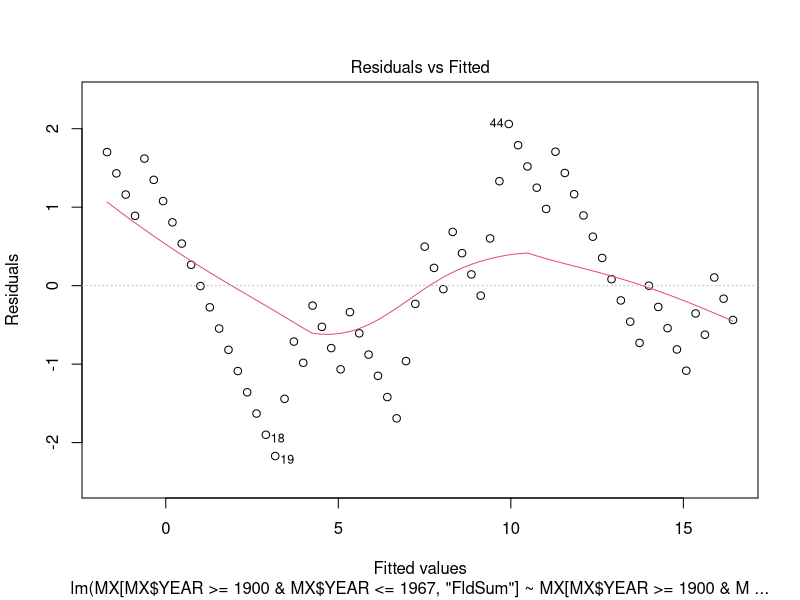
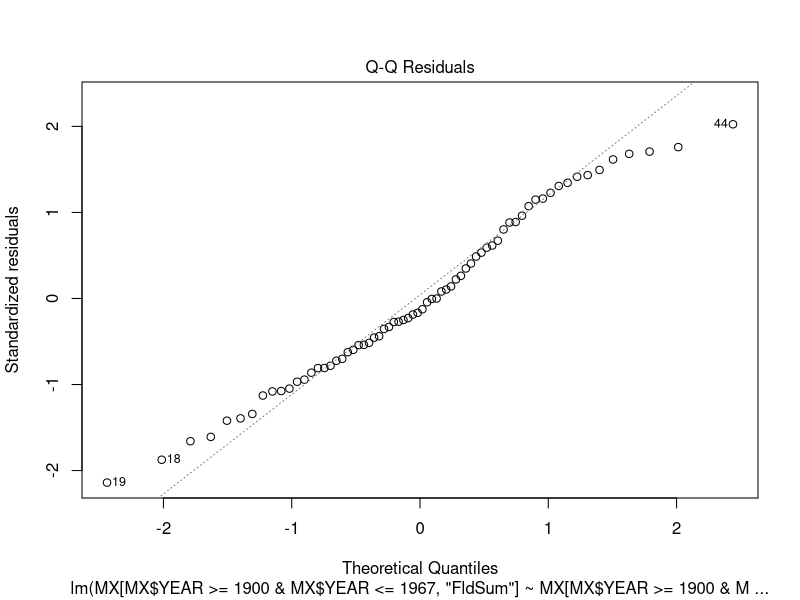
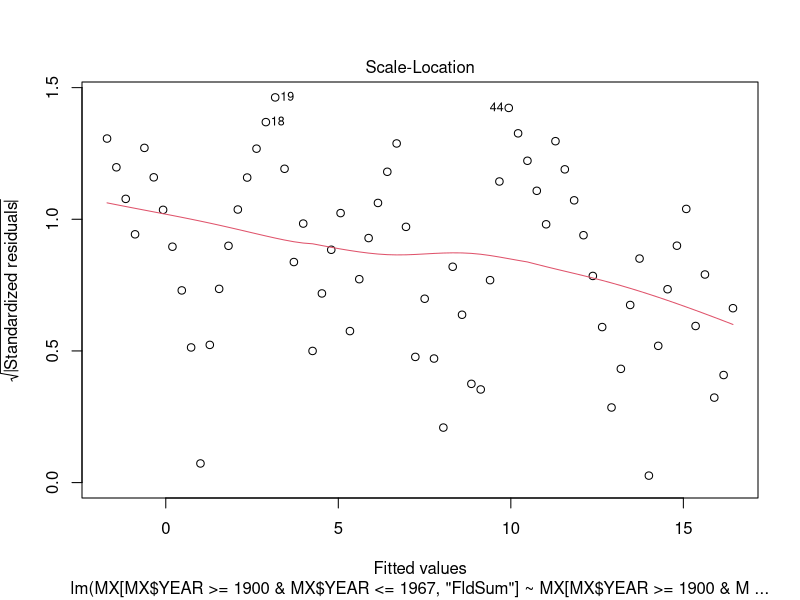
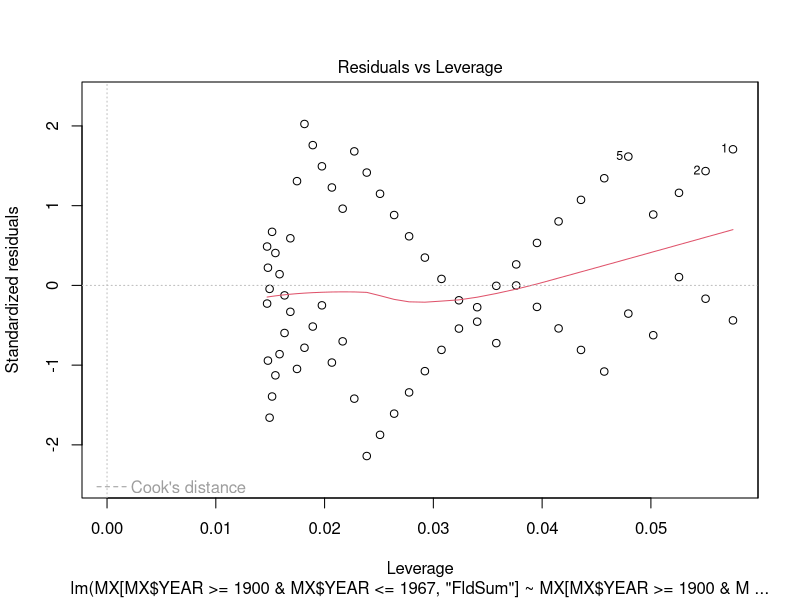
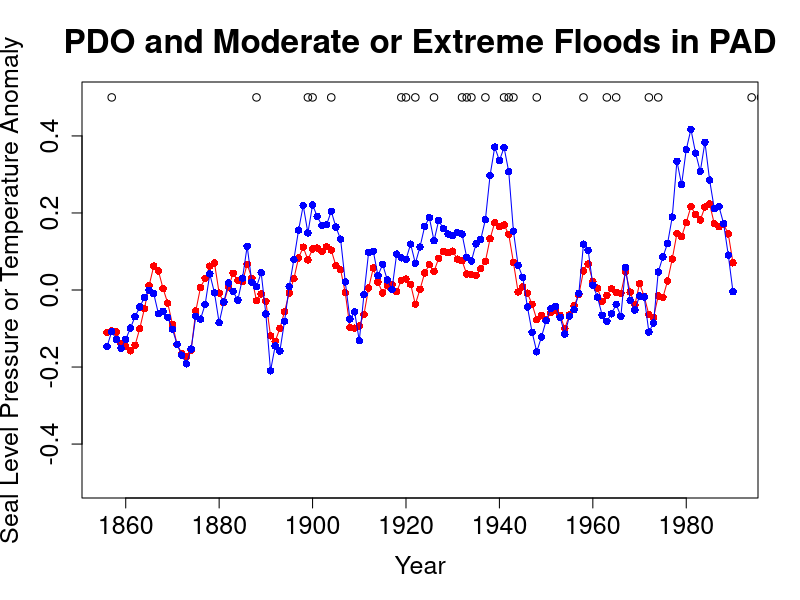
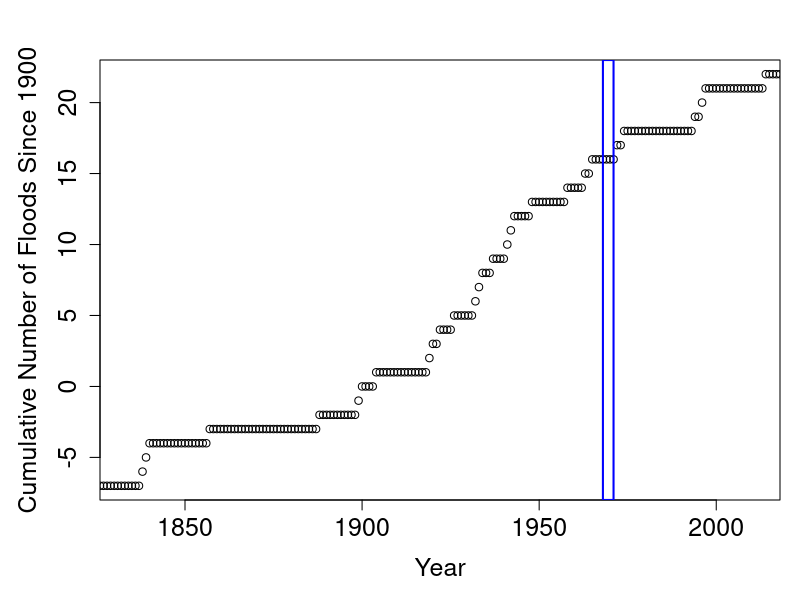
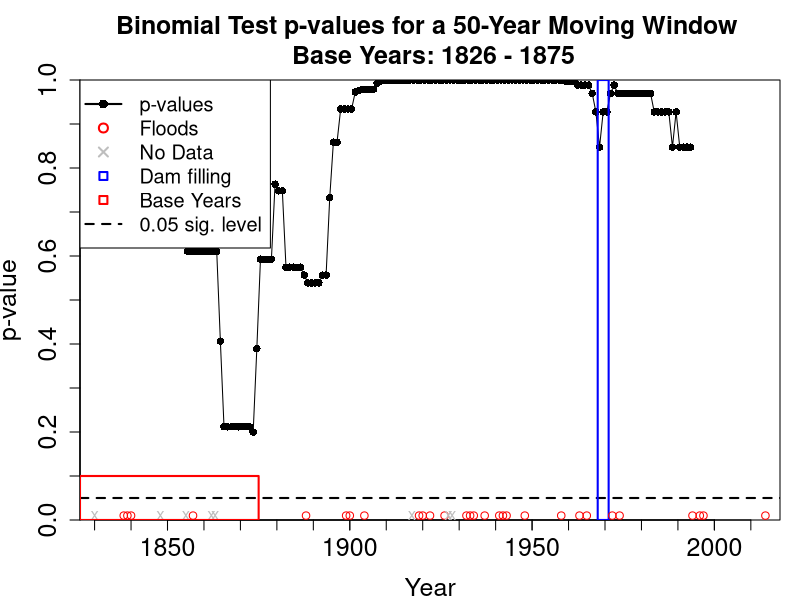
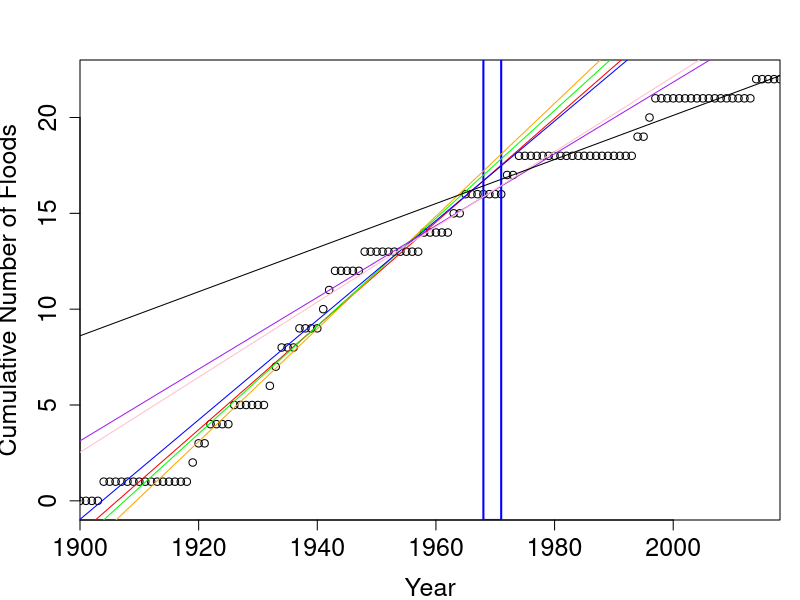

These charts were generated, in order, by the following R code:
#Statistical Analysis for the Comment on Beltaos (2018)
#Code Authors: Jared D. Smith (jds485@cornell.edu)
#            : Jonathan Lamontagne (Jonathan.Lamontagne@tufts.edu)

#Blurb on sections in the code----

#Set working directory----
setwd("C:\\Users\\jsmif\\Documents\\Cornell\\Research\\Publications\\CountRegressionIceJams\\DataAnalysis\\PAD_IceJamFloods")

#Load data----
#All flood data
Floods = read.csv(file = 'FloodData.csv', stringsAsFactors = FALSE)
#Select only moderate (M) and extreme (X) floods (scale values of 2 and 3)
MX = Floods[,c('YEAR', 'Floods23only')]

#FIXME: remove years without flood data? currently using na.rm and is.na to check for NA data (no flood record) years

#Compute cumulative number of floods for replication of Beltaos
MX$FldSum = 0
for (i in 1:nrow(MX)){
  MX$FldSum[i] = sum(MX$Floods23only[seq(1,i,1)], na.rm = TRUE)
}
#Because Beltaos started in 1900, need to adjust the cumulative number by the number observed in 1900
MX$FldSum = MX$FldSum - MX$FldSum[MX$YEAR == 1900]

#FIXME: It seems like Beltos' dataset is different than the one we are working with. Not continuing with this analysis for now.

#Plot of flood data----
png('CumulativeFloods.png', res = 300, units = 'in', width = 6, height = 6)
par(mar = c(5,5,3,1), xaxs = 'i', yaxs = 'i')
plot(MX$YEAR, MX$FldSum, 
     ylim = c(-8,23), xlim = c(MX$YEAR[1], max(MX$YEAR)),
     xlab = 'Year', ylab = 'Cumulative Number of Floods Since 1900',
     cex.axis = 1.5, cex.lab = 1.5)
#Polygon for dam filling years
polygon(x = c(1968, 1968, 1971, 1971), y = c(-8, 23, 23, -8), col = 'blue', density = 0, lwd = 2)
dev.off()

#Pacific Decadal Osciallation indices
#Monthly index for the PDO
PDOi = read.csv('PDO.csv', stringsAsFactors = FALSE)
#Annual sea surface temperature and sea level pressure
PDO_SST_SLP = read.csv('PDO_SLP_SST.csv', stringsAsFactors = FALSE)

#FIXME: Process monthly data to a usable format

#Binomial exact tests----
# Compare to Beltaos' analysis blocks for 1900 - 2017 data----
#Estimate binomial p for the base case of pre-dam in 1968
# Years 1826 - 1967 - All historical pre-dam construction
p1826 = sum(MX[MX$YEAR <= 1967, 'Floods23only'], na.rm = TRUE)/length(which(is.na(MX[MX$YEAR <= 1967, 'Floods23only']) == FALSE))
# Years 1900 - 1967
p1900 = sum(MX[MX$YEAR >= 1900 & MX$YEAR <= 1967, 'Floods23only'], na.rm = TRUE)/length(which(is.na(MX[MX$YEAR >= 1900 & MX$YEAR <= 1967, 'Floods23only']) == FALSE))
# Years 1910 - 1967
p1910 = sum(MX[MX$YEAR >= 1910 & MX$YEAR <= 1967, 'Floods23only'], na.rm = TRUE)/length(which(is.na(MX[MX$YEAR >= 1910 & MX$YEAR <= 1967, 'Floods23only']) == FALSE))
# Years 1922 - 1967
p1922 = sum(MX[MX$YEAR >= 1922 & MX$YEAR <= 1967, 'Floods23only'], na.rm = TRUE)/length(which(is.na(MX[MX$YEAR >= 1922 & MX$YEAR <= 1967, 'Floods23only']) == FALSE))
# Years 1930 - 1967
p1930 = sum(MX[MX$YEAR >= 1930 & MX$YEAR <= 1967, 'Floods23only'], na.rm = TRUE)/length(which(is.na(MX[MX$YEAR >= 1930 & MX$YEAR <= 1967, 'Floods23only']) == FALSE))
# Years 1940 - 1967
p1940 = sum(MX[MX$YEAR >= 1940 & MX$YEAR <= 1967, 'Floods23only'], na.rm = TRUE)/length(which(is.na(MX[MX$YEAR >= 1940 & MX$YEAR <= 1967, 'Floods23only']) == FALSE))
# Years 1950 - 1967
p1950 = sum(MX[MX$YEAR >= 1950 & MX$YEAR <= 1967, 'Floods23only'], na.rm = TRUE)/length(which(is.na(MX[MX$YEAR >= 1950 & MX$YEAR <= 1967, 'Floods23only']) == FALSE))

#Binomial exact tests using those estimates of p as the null hypothesis value.
#Compute number of floods post-dam (FldPD) starting in 1971, and the length of record from 1971 - 2017
FldPD = sum(MX[MX$YEAR >= 1971 & MX$YEAR <= 2017, 'Floods23only'], na.rm = TRUE)
n = length(which(is.na(MX[MX$YEAR >= 1971 & MX$YEAR <= 2017, 'Floods23only']) == FALSE))

#Probability of seeing FldPD floods or less, given p from above. This is a test on p being less than the p above, given n years with FldPD floods.
# Years 1826 - 1967
bt1826 = binom.test(x = FldPD, n = n, p = p1826, alternative = 'less')
# Years 1900 - 1967
bt1900 = binom.test(x = FldPD, n = n, p = p1900, alternative = 'less')
# Years 1910 - 1967
bt1910 = binom.test(x = FldPD, n = n, p = p1910, alternative = 'less')
# Years 1922 - 1967
bt1922 = binom.test(x = FldPD, n = n, p = p1922, alternative = 'less')
# Years 1930 - 1967
bt1930 = binom.test(x = FldPD, n = n, p = p1930, alternative = 'less')
# Years 1940 - 1967
bt1940 = binom.test(x = FldPD, n = n, p = p1940, alternative = 'less')
# Years 1950 - 1967
bt1950 = binom.test(x = FldPD, n = n, p = p1950, alternative = 'less')

# Moving window analysis using all of the historical data----
#Window size in years
size = 50
#Window jump size in years
jump = 1
#FIXME: Evaluate the sensitivity of this analysis wrt size. Should pick the size that stabilizes the values.

#FIXME: Currently does not drop reservior filling years.

#Compute p-values of binomial exact tests. Treat the first 'size' years of data as the base case.
#Preallocate p value vector and midpoint vector. First window is base case and does not get tested.
pvec = mids = vector('numeric', length = (nrow(MX) - size))
for (i in 1:(length(pvec) + 1)){
  #Number of floods in size
  x = sum(MX[MX$YEAR >= (MX$YEAR[1] + (i-1)) & MX$YEAR <= (MX$YEAR[1] + (i-1) + size - 1), 'Floods23only'], na.rm = TRUE)
  #Number of years with data in size
  nx = length(which(is.na(MX[MX$YEAR >= (MX$YEAR[1] + (i-1)) & MX$YEAR <= (MX$YEAR[1] + (i-1) + size - 1), 'Floods23only']) == FALSE))
  
  #Extract the p-value from the lower tail binomial test.
  if (i == 1){
    #Base case. Estimate p from the data, and use as the null value in tests that follow.
    pbase = x/nx
  }
  else{
    pvec[i-1] = binom.test(x = x, n = nx, p = pbase, alternative = 'less')[[3]]
    #Compute the midpoint of the window for plotting
    mids[i-1] = sum(MX[MX$YEAR >= (MX$YEAR[1] + (i-1)) & MX$YEAR <= (MX$YEAR[1] + (i-1) + size - 1), 'YEAR'][c(1,size)])/2
  }
}
rm(x, nx)

#Plot of moving window
png('MovingWindowBinomialTest.png', res = 300, width = 8, height = 8, units = 'in')
par(mar = c(4,4,4,1), xaxs = 'i', yaxs = 'i')
#Plot of the p-values. X location is the midpoint of the window
plot(x = mids, y = pvec, pch = 16, lty = 1, type = 'o',
     xlim = c(MX$YEAR[1], MX$YEAR[nrow(MX)]), ylim = c(0, 1),
     xlab = 'Year', ylab = 'p-value', main = 'Binomial Test p-values for a 50-Year Moving Window \n Base Years: 1826 - 1875',
     cex.axis = 1.5, cex.main = 1.5, cex.lab = 1.5)

axis(side = 1, at = seq(1830,2010,10), labels = FALSE)
axis(side = 2, at = seq(0.1,0.9,0.2), labels = FALSE)

#Line for 0.05 significance
lines(x = c(MX$YEAR[1], MX$YEAR[nrow(MX)]), y = c(0.05, 0.05), lty = 2, lwd = 2)

#Polygon for dam filling years
polygon(x = c(1968, 1968, 1971, 1971), y = c(0, 1, 1, 0), col = 'blue', density = 0, lwd = 2)

par(new = TRUE)
#Plot of the floods to show where they exist
plot(x = MX$YEAR[MX$Floods23only == 1], y = rep(0.01,length(MX$YEAR[MX$Floods23only == 1])), 
     pch = 1, col = 'red',
     xlim = c(MX$YEAR[1], MX$YEAR[nrow(MX)]), ylim = c(0, 1),
     xlab = '', ylab = '', main = '', axes = FALSE)

par(new = TRUE)
#plot of the no data years to show where no data exist
plot(x = MX$YEAR[is.na(MX$Floods23only)], y = rep(0.01,length(MX$YEAR[is.na(MX$Floods23only)])), 
     pch = 'x', col = 'grey',
     xlim = c(MX$YEAR[1], MX$YEAR[nrow(MX)]), ylim = c(0, 1),
     xlab = '', ylab = '', main = '', axes = FALSE)

#Polygon for base years
polygon(x = c(MX$YEAR[1], MX$YEAR[1], MX$YEAR[size], MX$YEAR[size]), y = c(0, 0.1, 0.1, 0), col = 'red', density = 0, lwd = 2)

legend('topleft', legend = c('p-values', 'Floods', 'No Data', 'Dam filling', 'Base Years', '0.05 sig. level'), pch = c(16,1,4,22,22,NA), lty = c(1,NA,NA,NA,NA,2), lwd = 2, col = c('black', 'red', 'grey', 'blue','red', 'black'), cex = 1.2)

dev.off()

#Geometric probability of seeing no ice jam floods in 20 or more years
Geom20 = 1 - pgeom(q = 19, prob = pbase)

#Replication of Beltaos' regression analysis tests----
# Years 1900 - 1967
lm1900 = lm(MX[MX$YEAR >= 1900 & MX$YEAR <= 1967, 'FldSum'] ~ MX[MX$YEAR >= 1900 & MX$YEAR <= 1967, 'YEAR'])
# Years 1910 - 1967
lm1910 = lm(MX[MX$YEAR >= 1910 & MX$YEAR <= 1967, 'FldSum'] ~ MX[MX$YEAR >= 1910 & MX$YEAR <= 1967, 'YEAR'])
# Years 1922 - 1967
lm1922 = lm(MX[MX$YEAR >= 1922 & MX$YEAR <= 1967, 'FldSum'] ~ MX[MX$YEAR >= 1922 & MX$YEAR <= 1967, 'YEAR'])
# Years 1930 - 1967
lm1930 = lm(MX[MX$YEAR >= 1930 & MX$YEAR <= 1967, 'FldSum'] ~ MX[MX$YEAR >= 1930 & MX$YEAR <= 1967, 'YEAR'])
# Years 1940 - 1967
lm1940 = lm(MX[MX$YEAR >= 1940 & MX$YEAR <= 1967, 'FldSum'] ~ MX[MX$YEAR >= 1940 & MX$YEAR <= 1967, 'YEAR'])
# Years 1950 - 1967
lm1950 = lm(MX[MX$YEAR >= 1950 & MX$YEAR <= 1967, 'FldSum'] ~ MX[MX$YEAR >= 1950 & MX$YEAR <= 1967, 'YEAR'])
# Post-dam years: 1971 - 2017
lmPD = lm(MX[MX$YEAR >= 1971, 'FldSum'] ~ MX[MX$YEAR >= 1971, 'YEAR'])

#Regression diagnostic plots - concerns about heteroskedasticity and normality. Showing one example.
plot(lm1900)

png('BeltosRegressionCheck.png', res = 300, units = 'in', width = 7, height = 7)
par(mar = c(4,4,3,1), xaxs = 'i', yaxs = 'i')
plot(MX$YEAR, MX$FldSum, 
     ylim = c(-1,23), xlim = c(1900, max(MX$YEAR)),
     xlab = 'Year', ylab = 'Cumulative Number of Floods',
     cex.axis = 1.5, cex.lab = 1.5)
#Polygon for dam filling years
polygon(x = c(1968, 1968, 1971, 1971), y = c(-1, 31, 31, -1), col = 'blue', density = 0, lwd = 2)

#Add regression lines
abline(lm1900, col = 'red')
abline(lm1910, col = 'orange')
abline(lm1922, col = 'green')
abline(lm1930, col = 'blue')
abline(lm1940, col = 'purple')
abline(lm1950, col = 'pink')
abline(lmPD, col = 'black')

dev.off()

#Evaluation of PDO and Floods----
plot(seq(1856, 1990,1), PDO_SST_SLP$PDO_SST, type = 'o', pch = 16, col = 'red',
     xlim = c(1856,1990), ylim = c(-0.5, 0.5),
     xlab = 'Year', ylab = 'Seal Level Pressure or Temperature Anomaly', main = 'PDO and Moderate or Extreme Floods in PAD',
     cex.lab = 1.5, cex.main = 2, cex.axis = 1.5)
par(new = TRUE)
plot(seq(1856, 1990,1), PDO_SST_SLP$PDO_SLP, type = 'o', pch = 16, col = 'blue',
     xlim = c(1856,1990), ylim = c(-0.5, 0.5),
     xlab = '', ylab = '', main = '', axes = FALSE)
par(new = TRUE)
plot(x = MX$YEAR[MX$Floods23only == 1], y = rep(0.5,length(MX$YEAR[MX$Floods23only == 1])), 
     pch = 1,
     xlim = c(1856,1990), ylim = c(-0.5, 0.5),
     xlab = '', ylab = '', main = '', axes = FALSE)